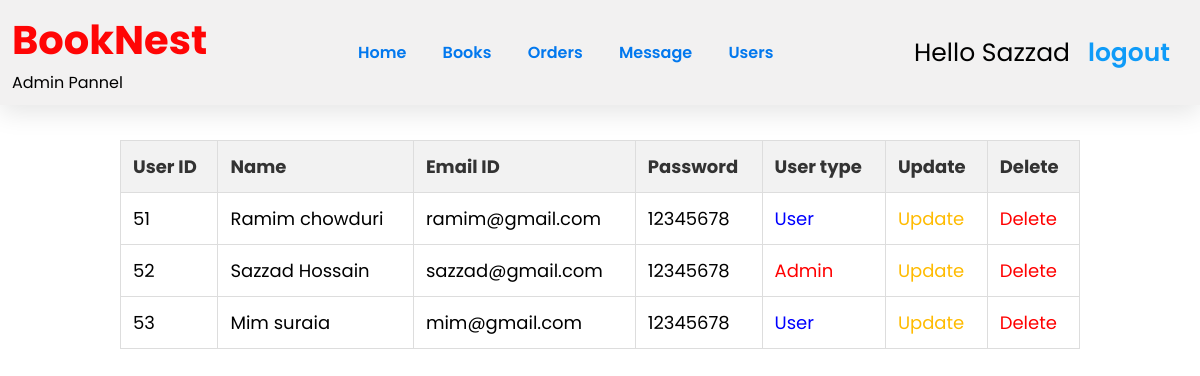
The page /users_detail.php (signed in) on the database its author committed.
### tables this page shows
CREATE TABLE `users_info` (
  `Id` int(100) NOT NULL,
  `name` varchar(20) NOT NULL,
  `surname` varchar(20) NOT NULL,
  `email` varchar(20) NOT NULL,
  `password` varchar(20) NOT NULL,
  `user_type` varchar(20) NOT NULL DEFAULT 'user'
);

### users_detail.php (the view, shortened to what this page needs)
<?php
include 'config.php';
?>
<!DOCTYPE html>
<html lang="en">
<head>
    <link rel="stylesheet" href="./css/register.css">
    <link rel="stylesheet" href="./css/index_book.css">
</head>
<body>
    <?php
    include 'admin_header.php';
    ?>
    <section class="show-products">
        <table>
            <thead>
                <th>User ID</th>
                <th>Name</th>
                <th>Email ID</th>
                <th>Password</th>
                <th>User type</th>
                <th>Update</th>
                <th>Delete</th>
            </thead>
            <tbody>
                <?php
                $select_user = mysqli_query($conn, "SELECT Id,name,surname,email,password,user_type FROM users_info") or die('query failed');
                if (mysqli_num_rows($select_user) > 0) {
                    while ($fetch_user = mysqli_fetch_assoc($select_user)) {
                ?>
                        <tr>
                            <td class="name"><?php echo $fetch_user['Id']; ?></td>
                            <td class="name"><?php echo $fetch_user['name']; ?>&nbsp;<?php echo $fetch_user['surname']; ?></td>
                            <td class="name"><?php echo $fetch_user['email']; ?></td>
                            <td class="password"><?php echo $fetch_user['password']; ?></td>
                            <td class="price" style="color:<?php if ($fetch_user['user_type'] == 'Admin') {
                                                            echo 'red';
                                                        } else {
                                                            echo 'blue';
                                                        } ?>;"><?php echo $fetch_user['user_type']; ?></td>
                            <td><a style="color:rgb(255, 187, 0);" href="users_detail.php?update_user=<?php echo $fetch_user['Id']; ?>">Update</a></td>
                            <td><a href="users_detail.php?delete_user=<?php echo $fetch_user['Id']; ?>" onclick="return confirm('Are you sure you want to delete this user');">Delete</a></td>
                        </tr>
                <?php
                    }
                } else {
                    echo '<p class="empty">no products added yet!</p>';
                }
                ?>
            </tbody>
        </table>
    </section>
</body>
</html>

### css/register.css (style rules this page uses)
* { text-decoration: none; }
body { background: #fff; font-family: "Poppins", sans-serif; }
html { overflow-x: hidden; top: 0; bottom: 0; left: 0; right: 0; }
.show-products { padding-top: 0; margin-top: 15px; }

### css/index_book.css (style rules this page uses)
* { text-decoration: none; margin: 0; padding: 0; font-family: "Poppins", sans-serif; box-sizing: border-box; outline: none; border:none; }
.show-products { padding-top: 0; margin-top: 15px; }

### css/admin.css (style rules this page uses)
* { text-decoration: none; margin: 0; padding: 0; font-family: "Poppins", sans-serif; box-sizing: border-box; outline: none; border: none; }
a { color: #ff0000; text-decoration: none; background-color: transparent; }

### users_detail.php (style rules this page uses)
table { width: 80%; border-collapse: collapse; margin: 20px 0; font-size: 18px; text-align: left; }
th, td { padding: 12px; border: 1px solid #ddd; }
th { background-color: #f2f2f2; color: #333; }
.show-products { display: flex; justify-content: center; }

### rows shown on the page
users_info: Id "51", name "Ramim", surname "chowduri", email "ramim@gmail.com", password "12345678", user_type "User"
users_info: Id "52", name "Sazzad", surname "Hossain", email "sazzad@gmail.com", password "12345678", user_type "Admin"
users_info: Id "53", name "Mim", surname "suraia", email "mim@gmail.com", password "12345678", user_type "User"

### other values the page prints
$_SESSION['admin_name'] "Sazzad"
